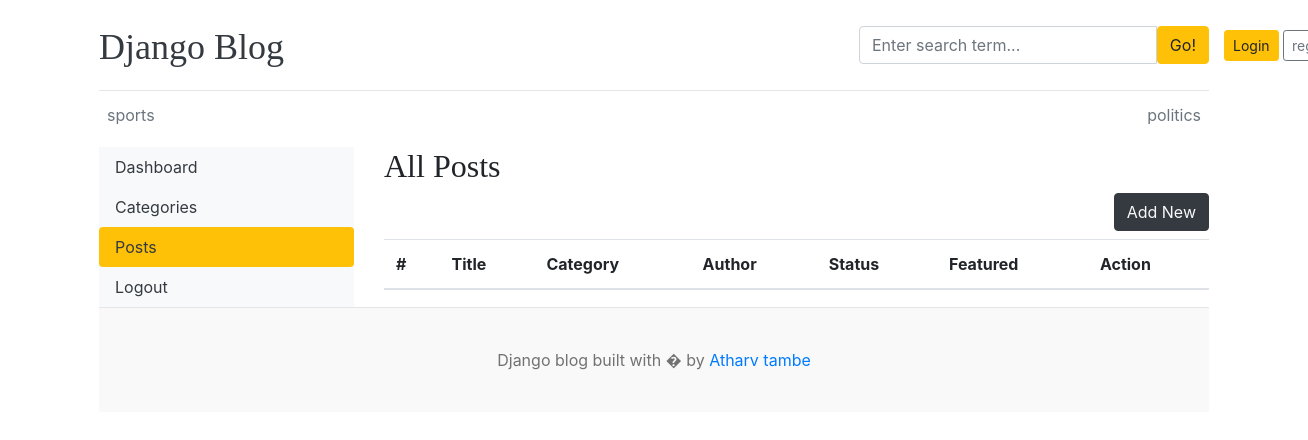
/dashboards/posts/, run on an earlier commit of the app's database.
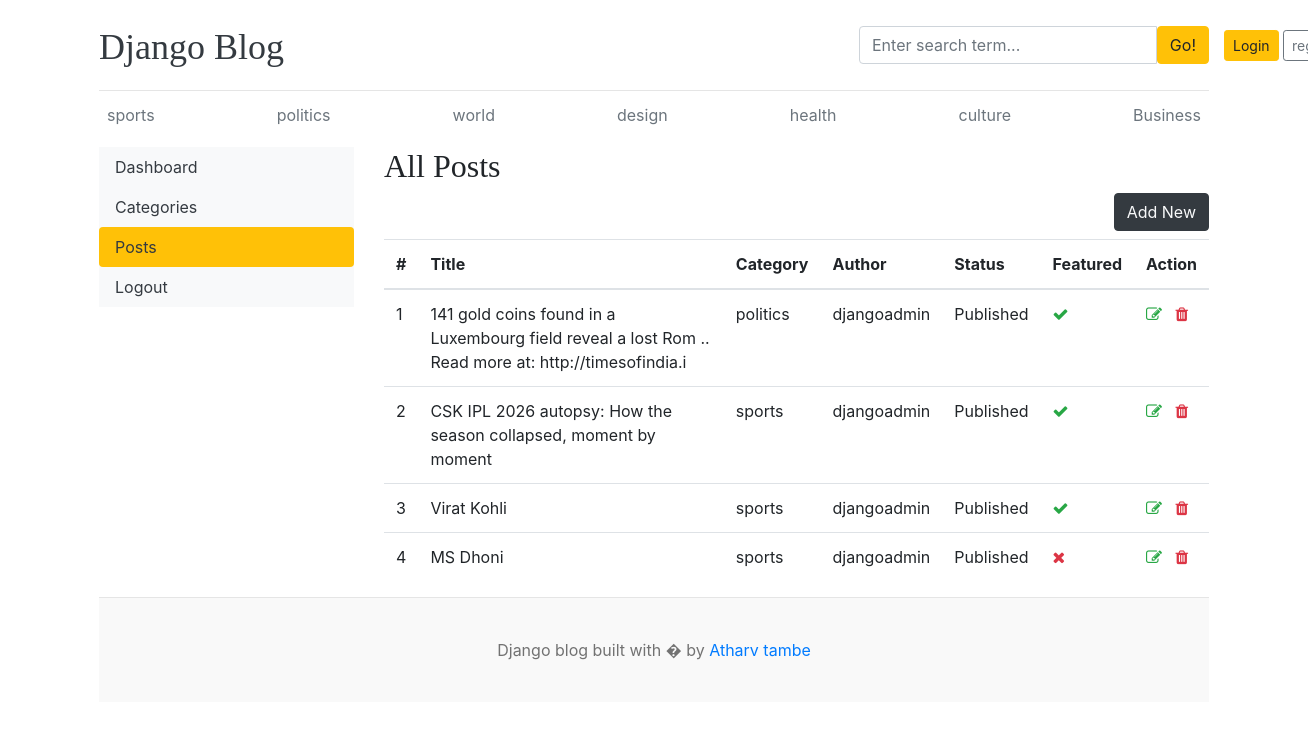
And on a later commit of the database.
### blog/models.py (models this page shows, shortened)
class category(models.Model):
    category_name = models.CharField(max_length=50 , unique=True)
    created_at = models.DateTimeField(auto_now_add=True)
    updated_at = models.DateTimeField(auto_now=True)
    class Meta:
        verbose_name_plural = "calegories"
    def __str__(self):
        return self.category_name

class Blog(models.Model):
    title = models.CharField(max_length=100)
    slug = models.SlugField(max_length=150, unique=True, blank=True)
    category = models.ForeignKey(category, on_delete=models.CASCADE)
    author = models.ForeignKey(User, on_delete=models.CASCADE)
    featured_image = models.ImageField(upload_to='uploads/%Y/%m/%d')
    short_description = models.TextField(max_length=500)
    blog_body = models.TextField(max_length=2000)
    status = models.CharField(max_length=20, choices=STATUS_CHOICES, default="Draft")
    is_featured = models.BooleanField(default=False)
    created_at = models.DateTimeField(auto_now_add=True)
    updated_at = models.DateTimeField(auto_now=True)

### dashboards/views.py (the view)
# urls.py: path('posts/',views.posts,name='posts'),
def posts(request):
    posts = Blog.objects.all()
    context = {
        'posts': posts,
    }
    return render(request, 'dashboards/posts.html', context)

### blog/context_processors.py (called while the page is built)
def get_categories(request):
    categories = category.objects.all()
    return dict(categories=categories)

### templates/dashboards/posts.html (shortened to what this page needs)
{% extends 'base.html' %}
{% block content %}
<div class="row">
    {% include 'dashboards/sidebar.html' %}
    <div class="col-md-9">
        <h2>All Posts</h2>
        <a href="{% url 'add_post' %}" class="btn btn-dark text-light float-right mb-2">Add New</a>
        <table class="table table-hover">
            <thead>
              <tr>
                <th>#</th>
                <th>Title</th>
                <th>Category</th>
                <th>Author</th>
                <th>Status</th>
                <th>Featured</th>
                <th>Action</th>
              </tr>
            </thead>
            <tbody>
            {% for post in posts %}
              <tr>
                <td>{{ forloop.counter }}</td>
                <td>{{ post.title }}</td>
                <td>{{ post.category }}</td>
                <td>{{ post.author }}</td>
                <td>{{ post.status }}</td>
                <td>{% if post.is_featured %}<i class="fa fa-check text-success"></i>{% else %}<i class="fa fa-times text-danger"></i>{% endif %}</td>
                <td>
                    <a href="{% url 'edit_post' post.id %}"><i class="fa fa-edit text-success"></i></a>
                    <a href="{% url 'delete_post' post.id %}"><i class="fa fa-trash text-danger"></i></a>
                </td>
              </tr>
            {% endfor %}
            </tbody>
          </table>
    </div>
</div>
{% endblock %}

### templates/base.html (shortened to what this page needs)
{% load static %}
<!DOCTYPE html>
<html lang="en">
<head>
    <link href="https://getbootstrap.com/docs/4.0/dist/css/bootstrap.min.css" rel="stylesheet">
    <link href="{% static 'css/blog.css' %}" rel="stylesheet">
    <link rel="stylesheet" href="https://cdnjs.cloudflare.com/ajax/libs/font-awesome/4.7.0/css/font-awesome.min.css">
  </head>
<body>
    <div class="container">
      <header class="blog-header py-3">
        <div class="row flex-nowrap justify-content-between align-items-center">
          <div class="col-8 pt-1">
            <a class="blog-header-logo text-dark" href="/">Django Blog</a>
          </div>
          <div class="col-4">
            <form action="{% url 'search' %}" method="GET">
              <div class="input-group">
                <input class="form-control" type="text" name="keyword" value="{{ keyword }}" placeholder="Enter search term..." aria-label="Enter search term..." aria-describedby="button-search" />
                <button type="submit" class="btn btn-warning" id="button-search" type="button">Go!</button>
            </div>
            </form>
          </div>
          <div class="col-le-6 d-flex justify-content-end align-items-center">
            {% if not user.is_authenticated %}
            <a class="btn btn-sm btn-warning" href="{% url 'login' %}">Login</a> &nbsp;
            <a class="btn btn-sm btn-outline-secondary" href="{% url 'register' %}">register</a>
            {% else %}
            <span><a href="{% url 'dashboard' %}">Dashboard</a></span>
            &emsp;
            <span><a href="{% url 'logout' %}">Logout</a></span>
            {% endif %}
          </div>
        </div>
      </header>
            <div class="nav-scroller py-1 mb-2">
        <nav class="nav d-flex justify-content-between">
          {% for i in categories %}
          <a class="p-2 text-muted" href="{% url 'post_by_category' i.id %}">{{ i }}</a>
          {% endfor %}
        </nav>
      </div>
{% block content %}
{% endblock %}
 <footer class="blog-footer">
  <p>Django blog built with � by <a href="">Atharv tambe</a></p>
</footer>
</body>
</html>

What changed in the data, as far as the page shows it:
added category: category_name "world"
added category: category_name "design"
added category: category_name "health"
added category: category_name "culture"
added category: category_name "Business"
added Blog: title "141 gold coins found in a Luxembourg field reveal a lost Rom .. Read more at: http://timesofindia.i", category "politics", author "djangoadmin", status "Published", is_featured True (drawn)
added Blog: title "CSK IPL 2026 autopsy: How the season collapsed, moment by moment", category "sports", author "djangoadmin", status "Published", is_featured True (drawn)
added Blog: title "Virat Kohli", category "sports", author "djangoadmin", status "Published", is_featured True (drawn)
added Blog: title "MS Dhoni", category "sports", author "djangoadmin", status "Published", is_featured False (drawn)
